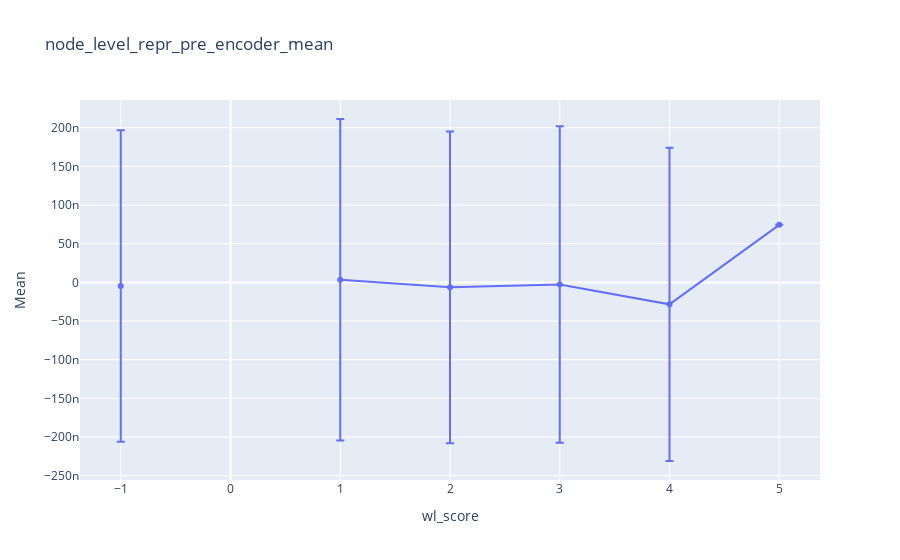

Notebook code for this chart:
### Code cell
node_level_repr_pre_encoder_mean = np.array([means[wl_score]["node_level_repr_pre_encoder"] for wl_score in range(-1, max_wl_score + 1)])
node_level_repr_pre_encoder_std = np.array([stds[wl_score]["node_level_repr_pre_encoder"] for wl_score in range(-1, max_wl_score + 1)])
x = list(range(-1, max_wl_score + 1))

fig = go.Figure(data=go.Scatter(x=x, y=node_level_repr_pre_encoder_mean, error_y=dict(type='data', array=node_level_repr_pre_encoder_std)))
fig.update_layout(title="node_level_repr_pre_encoder_mean", xaxis_title="wl_score", yaxis_title="Mean")
fig.show()

### Figure 1 — Plotly figure (JSON) as saved in the notebook; plotly's stock layout.template omitted (floating-point values rounded to 4 significant figures)
{"data": [{"error_y": {"array": [2.015e-07, null, 2.08e-07, 2.017e-07, 2.048e-07, 2.027e-07, 0], "type": "data"}, "type": "scatter", "x": [-1, 0, 1, 2, 3, 4, 5], "y": [-4.587e-09, null, 3.418e-09, -6.363e-09, -2.655e-09, -2.835e-08, 7.451e-08]}], "layout": {"title": {"text": "node_level_repr_pre_encoder_mean"}, "xaxis": {"title": {"text": "wl_score"}}, "yaxis": {"title": {"text": "Mean"}}}}
